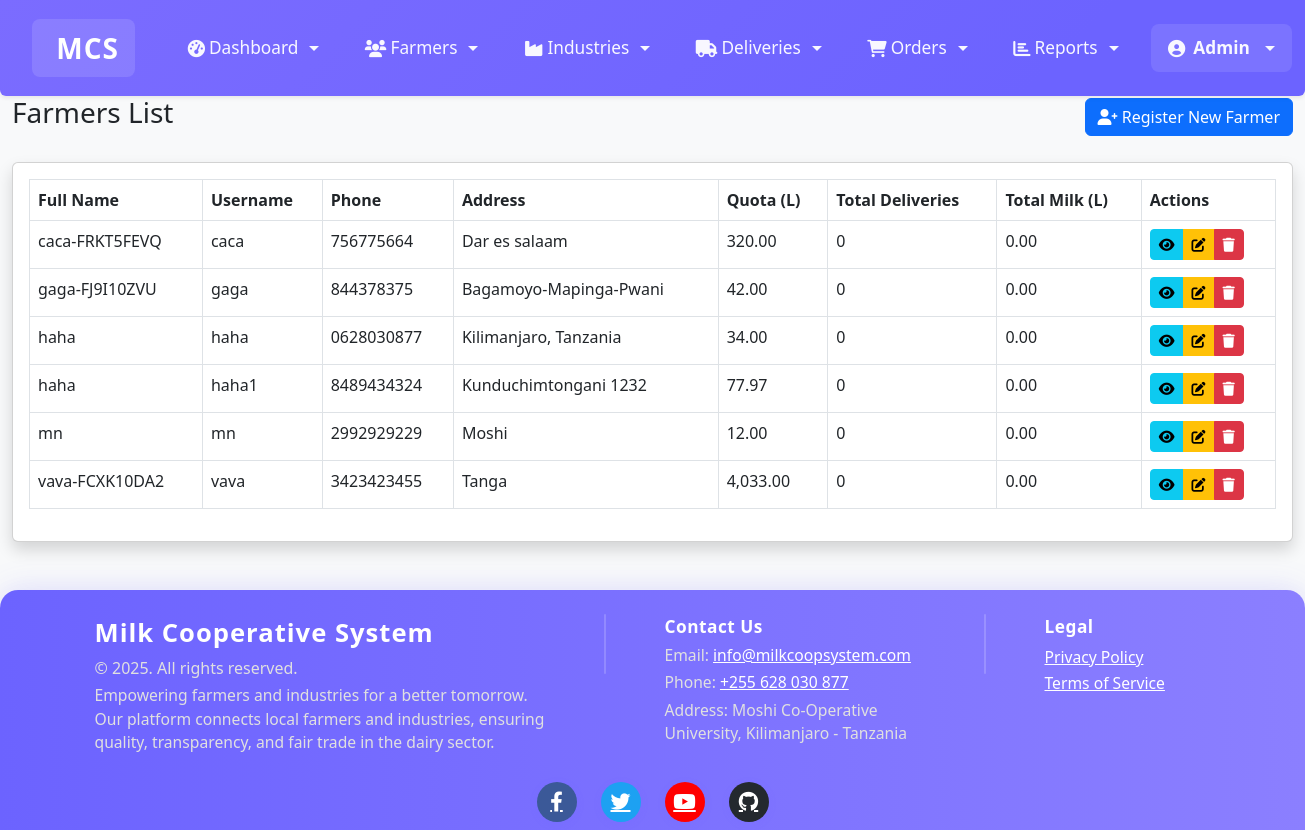
The app's page /modules/coop/view_farmers.php (signed in) with its own data.
### tables this page shows
CREATE TABLE `farmers` (
  `id` int(11) NOT NULL,
  `user_id` int(11) DEFAULT NULL,
  `farmer_id` varchar(20) NOT NULL,
  `full_name` varchar(100) NOT NULL,
  `phone` varchar(20) DEFAULT NULL,
  `email` varchar(100) DEFAULT NULL,
  `address` text DEFAULT NULL,
  `quota` decimal(10,2) DEFAULT 0.00,
  `created_at` timestamp NOT NULL DEFAULT current_timestamp(),
  `last_delivery_date` datetime DEFAULT NULL,
  `last_delivery_quantity` decimal(10,2) DEFAULT NULL,
  `last_delivery_quality` enum('A','B','C') DEFAULT NULL,
  `account_name` varchar(100) DEFAULT NULL,
  `account_number` varchar(50) DEFAULT NULL
);

CREATE TABLE `users` (
  `id` int(11) NOT NULL,
  `username` varchar(50) NOT NULL,
  `password` varchar(255) NOT NULL,
  `role` enum('admin','farmer','industry','data_clerk') NOT NULL,
  `created_at` timestamp NOT NULL DEFAULT current_timestamp()
);

### modules/coop/view_farmers.php (the view, shortened to what this page needs)
<?php
require_once "../../config/db.php";
$sql = "SELECT f.*, u.username,
        (SELECT COUNT(*) FROM milk_deliveries WHERE farmer_id = f.id) as total_deliveries,
        (SELECT COALESCE(SUM(quantity), 0) FROM milk_deliveries WHERE farmer_id = f.id) as total_milk
        FROM farmers f
        JOIN users u ON f.user_id = u.id
        ORDER BY f.full_name";
$farmers = mysqli_query($conn, $sql);
include "../../includes/header.php";
?>
<div class="container-fluid">
    <div class="d-flex justify-content-between align-items-center mb-4">
        <h1 class="h3 text-gray-800">Farmers List</h1>
        <a href="register_farmer.php" class="btn btn-primary">
            <i class="fas fa-user-plus"></i> Register New Farmer
        </a>
    </div>
    <div class="card shadow mb-4">
        <div class="card-body">
            <div class="table-responsive">
                <table class="table table-bordered datatable" width="100%" cellspacing="0">
                    <thead>
                        <tr>
                            <th>Full Name</th>
                            <th>Username</th>
                            <th>Phone</th>
                            <th>Address</th>
                            <th>Quota (L)</th>
                            <th>Total Deliveries</th>
                            <th>Total Milk (L)</th>
                            <th>Actions</th>
                        </tr>
                    </thead>
                    <tbody>
                        <?php while($farmer = mysqli_fetch_assoc($farmers)): ?>
                        <tr>
                            <td><?php echo htmlspecialchars($farmer['full_name']); ?></td>
                            <td><?php echo htmlspecialchars($farmer['username']); ?></td>
                            <td><?php echo htmlspecialchars($farmer['phone']); ?></td>
                            <td><?php echo htmlspecialchars($farmer['address']); ?></td>
                            <td><?php echo number_format($farmer['quota'], 2); ?></td>
                            <td><?php echo $farmer['total_deliveries']; ?></td>
                            <td><?php echo number_format($farmer['total_milk'], 2); ?></td>
                            <td>
                                <div class="btn-group" role="group">
                                    <button type="button" class="btn btn-info btn-sm" onclick="viewFarmer(<?php echo $farmer['id']; ?>)">
                                        <i class="fas fa-eye"></i>
                                    </button>
                                    <button type="button" class="btn btn-warning btn-sm" onclick="editFarmer(<?php echo $farmer['id']; ?>)">
                                        <i class="fas fa-edit"></i>
                                    </button>
                                    <button type="button" class="btn btn-danger btn-sm" onclick="deleteFarmer(<?php echo $farmer['id']; ?>)">
                                        <i class="fas fa-trash"></i>
                                    </button>
                                </div>
                            </td>
                        </tr>
                        <?php endwhile; ?>
                    </tbody>
                </table>
            </div>
        </div>
    </div>
</div>
<?php
include "../../includes/footer.php";
?>

### includes/header.php (style rules this page uses)
html, body { margin: 0 !important; padding: 0 !important; box-sizing: border-box; }
body { padding-top: 90px; background: var(--background-color, #F8F9FA); }

### records on screen
farmers: full_name "caca-FRKT5FEVQ", user.username "caca", phone "756775664", address "Dar es salaam", quota "320.00", total_deliveries "0", total_milk "0.00"
farmers: full_name "gaga-FJ9I10ZVU", user.username "gaga", phone "844378375", address "Bagamoyo-Mapinga-Pwani", quota "42.00", total_deliveries "0", total_milk "0.00"
farmers: full_name "haha", user.username "haha", phone "0628030877", address "Kilimanjaro, Tanzania", quota "34.00", total_deliveries "0", total_milk "0.00"
farmers: full_name "haha", user.username "haha1", phone "8489434324", address "Kunduchimtongani 1232", quota "77.97", total_deliveries "0", total_milk "0.00"
farmers: full_name "mn", user.username "mn", phone "2992929229", address "Moshi", quota "12.00", total_deliveries "0", total_milk "0.00"
farmers: full_name "vava-FCXK10DA2", user.username "vava", phone "3423423455", address "Tanga", quota "4,033.00", total_deliveries "0", total_milk "0.00"

### other values on screen
$_SESSION["username"] "Admin"
